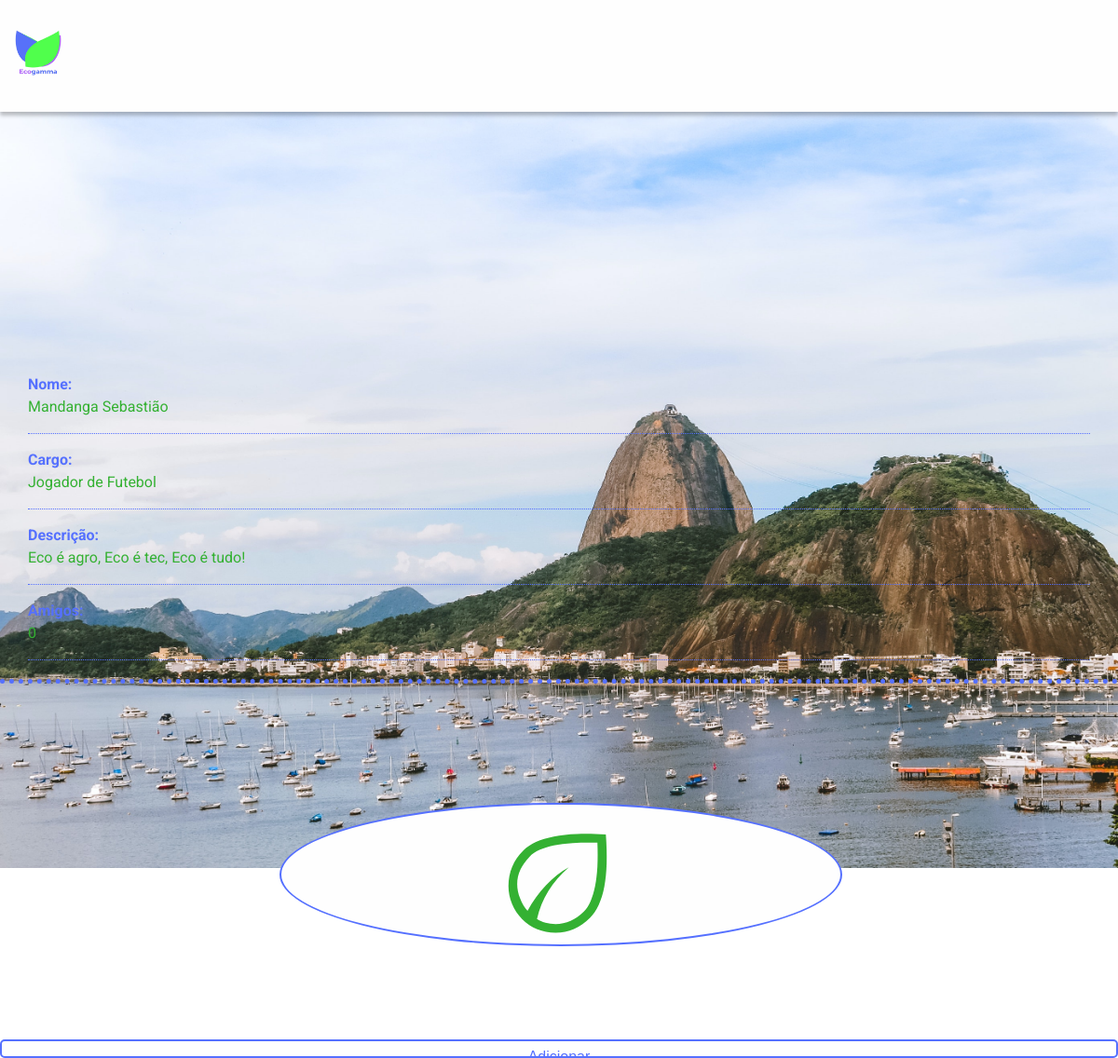
/estrutura/perfilUser.php?user=17 (signed in), run on the app's committed database.
### tables this page shows
CREATE TABLE IF NOT EXISTS `usuarios` (
  `id` int(11) NOT NULL AUTO_INCREMENT COMMENT 'id de cada um dos user',
  `token` tinyint(1) DEFAULT '0' COMMENT 'token de adm',
  `nome` varchar(80) NOT NULL COMMENT 'nome',
  `sobrenome` varchar(80) NOT NULL COMMENT 'sobrenome',
  `email` varchar(80) NOT NULL COMMENT 'email do usuário',
  `senha` varchar(45) NOT NULL COMMENT 'senha',
  `senhaC` varchar(45) NOT NULL COMMENT 'senha confirmada',
  `dataN` date NOT NULL COMMENT 'data de nascimento',
  `genero` varchar(30) NOT NULL COMMENT 'gênero do usuário\r\n(a gente tem lgbtqi+)',
  `numero` varchar(22) NOT NULL,
  `estado` varchar(60) NOT NULL,
  `cidade` varchar(80) NOT NULL COMMENT 'cidade',
  `profissao` varchar(120) NOT NULL COMMENT 'profissão/area de atuação',
  `mdEscuro` tinyint(4) NOT NULL DEFAULT '0',
  `foto` varchar(255) NOT NULL,
  `descricao` varchar(255) NOT NULL COMMENT 'Descricao que aparece no perfil do usuário',
  `amigos` int(20) NOT NULL DEFAULT '0',
  PRIMARY KEY (`id`)
);

### estrutura/administracao/sessao.php (called while the page is built, shortened)
<?php
include 'conexao.php';
    if (!isset($_SESSION['logado'])) {
        $_SESSION['logado'] = 0;
    } else {
        if ($_SESSION['logado'] == 1) {
            $email = $_SESSION['email'];
            $sql = "SELECT id, token, nome, sobrenome, email, dataN, genero, numero, estado, cidade, profissao, mdEscuro,
            foto, descricao, amigos FROM usuarios WHERE email = '$email'";
            $result = mysqli_query($conn, $sql);
            if (mysqli_num_rows($result) > 0) {
                while ($row = mysqli_fetch_assoc($result)) {
                    $id = $row["id"];
                }
            } else {
                echo "0 results";
            }
        };
    }
?>

### estrutura/perfilUser.php (the view, shortened to what this page needs)
<!DOCTYPE html>
<html lang="pt-br">
<head>
  <?php include './base/linksGlobais.php' ?>
</head>
<body>
  <?php
  include './administracao/sessao.php';
  ?>
  <header class="header__interno">
    <div class="container">
      <div class="container__logo">
        <a href="login.php"><img src="../imagens/logos/logo-principal.png" alt="Logo Principal do Ecogamma" class="container__logo__imagem"></a>
      </div>
      <div class="container__perfil">
        <a href="perfil.php">
          <span class="material-symbols-outlined container__menu__icone span--verde">&#xe853;</span>
        </a>
      </div>
      <div class="container__chat">
        <a href="chat.php">
          <span class="material-symbols-outlined container__menu__icone span--azul">&#xe8af;</span>
        </a>
      </div>
      <div class="container__chat">
        <a href="logout.php">
          <span class="material-symbols-outlined container__menu__icone span--azul">&#xeffd;</span>
        </a>
      </div>
      <div id="container__menu" onclick="menuLateralInternoOpen()">
        <span class="material-symbols-outlined container__menu__icone span--azul">&#xe5d2;</span>
      </div>
    </div>
  </header>
  <main>
    <?php
    if ($_GET['user'] != $id) {
      $idUser = $_GET['user'];
      $sql = "SELECT token, nome, sobrenome, email, dataN, genero, numero, estado, cidade, profissao,
    foto, descricao, amigos FROM usuarios WHERE id = '$idUser'";
      $result = mysqli_query($conn, $sql);
      if (mysqli_num_rows($result) > 0) {
        while ($row = mysqli_fetch_assoc($result)) {
          $nomeUser = $row["nome"];
          $sobrenomeUser = $row["sobrenome"];
          $estadoUser = $row["estado"];
          $fotoUser = $row["foto"];
          $profissaoUser = $row["profissao"];
          $descricaoUser = $row["descricao"];
          if (empty($descricaoUser)) {
            $descricaoUser = 'Eco é agro, Eco é tec, Eco é tudo!';
          }
          $amigosUser = $row["amigos"];
        }
      } else {
        echo "0 results";
      }
      if ($estadoUser == 'ac') {
        $fundoUser = 'ac.jpg';
      } elseif ($estadoUser == 'al') {
        $fundoUser = 'al.jpg';
      } elseif ($estadoUser == 'am') {
        $fundoUser = 'am.jpeg';
      } elseif ($estadoUser == 'ap') {
        $fundoUser = 'ap.jpg';
      } elseif ($estadoUser == 'ba') {
        $fundoUser = 'ba.jpg';
      } elseif ($estadoUser == 'ce') {
        $fundoUser = 'ce.jpg';
      } elseif ($estadoUser == 'df') {
        $fundoUser = 'df.jpg';
      } elseif ($estadoUser == 'es') {
        $fundoUser = 'es.png';
      } elseif ($estadoUser == 'go') {
        $fundoUser = 'go.jpg';
      } elseif ($estadoUser == 'ma') {
        $fundoUser = 'ma.jpg';
      } elseif ($estadoUser == 'mt') {
        $fundoUser = 'mt.jpg';
      } elseif ($estadoUser == 'ms') {
        $fundoUser = 'ms.jpg';
      } elseif ($estadoUser == 'mg') {
        $fundoUser = 'mg.jpg';
      } elseif ($estadoUser == 'pa') {
        $fundoUser = 'pa.jpg';
      } elseif ($estadoUser == 'pb') {
        $fundoUser = 'pb.jpg';
      } elseif ($estadoUser == 'pr') {
        $fundoUser = 'pr.jpg';
      } elseif ($estadoUser == 'pe') {
        $fundoUser = 'pe.jpg';
      } elseif ($estadoUser == 'pi') {
        $fundoUser = 'pi.jpg';
      } elseif ($estadoUser == 'rj') {
        $fundoUser = 'rj.jpg';
      } elseif ($estadoUser == 'rn') {
        $fundoUser = 'rn.jpg';
      } elseif ($estadoUser == 'ro') {
        $fundoUser = 'ro.jpg';
      } elseif ($estadoUser == 'rs') {
        $fundoUser = 'rr.jpg';
      } elseif ($estadoUser == 'rr') {
        $fundoUser = 'rr.jpg';
      } elseif ($estadoUser == 'sc') {
        $fundoUser = 'sc.jpg';
      } elseif ($estadoUser == 'se') {
        $fundoUser = 'se.jpg';
      } elseif ($estadoUser == 'sp') {
        $fundoUser = 'sp.jpg';
      } elseif ($estadoUser == 'to') {
        $fundoUser = 'to.jpg';
      }
      $selecionaLacos = "SELECT * FROM amigos WHERE id_UserAsk = $id AND id_UserAcc = $idUser AND pendente = 0";
      $resultLacos = mysqli_query($conn, $selecionaLacos);
      if (mysqli_num_rows($resultLacos) > 0) {
        $addText = "Amigos";
      } else {
        $selecionaLacos2 = "SELECT * FROM amigos WHERE id_UserAsk = $id AND id_UserAcc = $idUser";
        $resultLacos2 = mysqli_query($conn, $selecionaLacos2);
        if (mysqli_num_rows($resultLacos2) > 0) {
          $addText = "Pendente";
        } else {
          $addText = "Adicionar";
        }
      }
      if ($addText == "Pendente" || $addText == "Amigos") {
        $type = "button";
      } else {
        $type = "submit";
      }
      echo "
    <div class='container'>
    <div class='container__perfil'>
    <div class='container__perfil__capa'>
    <img src='../imagens/fundos/" . $fundoUser . "' alt='Fundo do perfil' class='container__perfil__capa__imagem'>
    </div>
    <div class='container__perfil__foto'>
    <img src='../imagens/" . $fotoUser . "' alt='Fundo do perfil' class='container__perfil__foto__imagem'>
    </div>
    <form action='./perfilUser.php?user=" . $idUser . "' method='POST'>
    <input type='" . $type . "' value='" . $addText . "' name='Adicionar'>
    <input type='hidden' value='" . $id . "' name='id_UserAsk'>
    <input type='hidden' value='" . $idUser . "' name='id_UserAcc'>
    </form>
        <div class='container__perfil__dados'>
          <ul class='container__perfil__dados__lista'>
            <li class='container__perfil__dados__lista__item'>
              <p>Nome:</p>
              <p>" . $nomeUser . " " . $sobrenomeUser . "</p>
            </li>
            <li class='container__perfil__dados__lista__item'>
            <p>Cargo:</p>
            <p>" . $profissaoUser . "</p>
            </li>
            <li class='container__perfil__dados__lista__item'>
            <p>Descrição:</p>
              <p>" . $descricaoUser . "</p>
              </li>
            <li class='container__perfil__dados__lista__item'>
              <p>Amigos:</p>
              <p>" . $amigosUser . "</p>
              </li>
          </ul>
        </div>
        </div>";
      $sql = "SELECT * FROM posts WHERE id = '$idUser' ORDER BY id_Post DESC";
      $result = mysqli_query($conn, $sql);
      if (mysqli_num_rows($result) > 0) {
        while ($row = mysqli_fetch_assoc($result)) {
          $nomeP = $row["nome"];
          $sobrenomeP = $row["sobrenome"];
          $profissaoP = $row["profissao"];
          $data_Post = $row["data_Post"];
          $texto_Post = $row["texto_Post"];
          $imagem_Post = $row["imagem_Post"];
          $likesP = $row["likes_Post"];
          echo "
          <section class='container__post--perfil'>
          <div class='container__post__perfil'>
          <div class='container__post__perfil__foto'>
          <img src='../imagens/perfil_default.svg' alt='Imagem do Perfil'>
          </div>
          <div class='container__post__perfil__dados'>
                <p class='container__post__perfil__dados__nome nome__perfil'>" . $nomeP . " " . $sobrenomeP . "</p>
                <p class='container__post__perfil__dados__cargo cargo__perfil'>" . $profissaoP . "</p>
              </div>
            </div>
            <div class='container__post__conteudo'>
              <p class='container__post__conteudo__texto'>" . $data_Post . "</p>
              <p class='container__post__conteudo__texto'>" . $texto_Post . "</p>
              <img src='../imagens/" . $imagem_Post . "' alt='imagem do conteúdo' class='container__post__conteudo__imagem'>
            </div>
            <div class='container__post__interacoes'>
            <ul class='container__post__interacoes__lista'>
                <li class='container__post__interacoes__lista__item'>
                  <span class='material-symbols-outlined container__menu__icone span--azul'>&#xe87d;</span>
                  <p>" . $likesP . "</p>
                </li>
                <li class='container__post__interacoes__lista__item'>
                <span class='material-symbols-outlined container__menu__icone span--azul'>&#xe0b9;</span>
                  <p>32</p>
                  </li>
                <li class='container__post__interacoes__lista__item'>
                <span class='material-symbols-outlined container__menu__icone span--azul'>&#xe163;</span>
                  <p>32</p>
                  </li>
              </ul>
            </div>
            </section>
          ";
        }
      } else {
        echo "Sem posts ainda...";
      }
    } else {
      echo "<h1>Erro:</h1>
      <p>Parece que você tentou acessar o seu perfil pelo lugar errado!</p>
      <p>Clique <a href='perfil.php'>aqui</a> para acessá-lo corretamente!</p>";
    }
    ?>
    </div>
  </main>
</body>
</html>

### data on the page
usuarios: foto (placeholder picture), nome "Mandanga", sobrenome "Sebastião", profissao "Jogador de Futebol", amigos "0"

### other printed values
$descricaoUser "Eco é agro, Eco é tec, Eco é tudo!"
